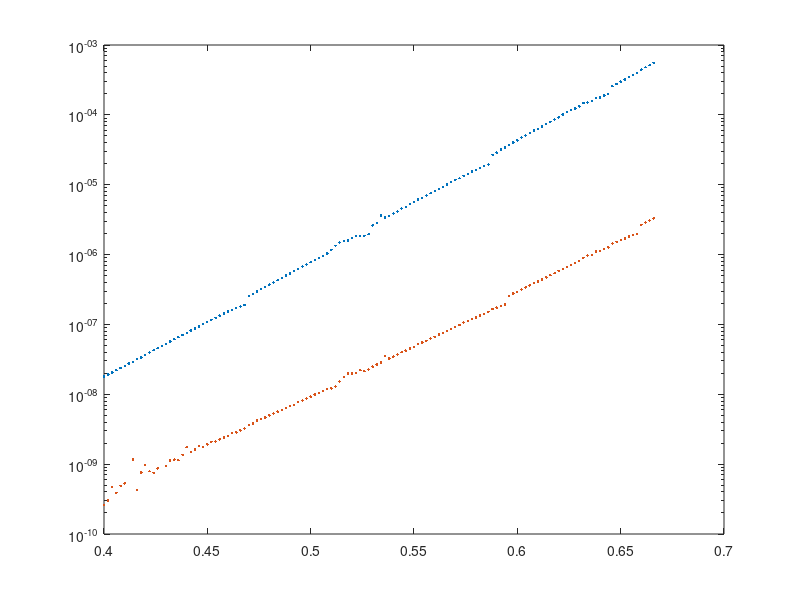

Here is the MATLAB script that generated this plot: (Note: this script raises an error after producing the figure.)
clear; close all; clf

% Colors for plots
taupe_gray = [156 151 154]./255;
bittersweet = [255 108 140]./255;
light_sea_green = [16 161 156]./255;
black = [0 0 0]./255;
white = [255 255 255]./255;

load("data/Lab3exp1.mat")

%% Experiment 1
figure(1)
% collector current and base current as a function of base voltage along 
% with appropriate theoretical fits and extracted parameter values
Ic = -Ch2Exp1Current(1:134) - Ch1Exp1Current(1:134);
Ib = Ch1Exp1Current(1:134);
V = Vexp1Ch1(1:134);

semilogy(Vexp1Ch1(1:134), Ic(1:134), '.')
hold on
semilogy(Vexp1Ch1(1:134), Ch1Exp1Current(1:134), '.')

fit1 = fit(transpose(V), transpose(Ic), 'exp1');
fit_param_cv = coeffvalues(fit1);
Is_cv = fit_param_cv(1);
Ut_cv = 1/fit_param_cv(2);

fit2 = fit(transpose(V), transpose(Ib), 'exp1');
fit2_param_cv = coeffvalues(fit2);
Is_cv2 = fit2_param_cv(1);
Ut_cv2 = 1/fit2_param_cv(2);

plot(fit1)
plot(fit2)

title("Collector and Base Current of Bipolar Transistor")
xlabel("Voltage (V)")
ylabel("Current (A)")
legend("Base Current", "Collector Current", Location='northwest')

%% 
figure(2)
% Plot the current gain, β, which is defined as the ratio of the collector
% current to the base current, as a function of the base current (you 
% should make the base-current-axis logaritmic for this plot)
current_gain = Ic./Ib;
semilogx(Ib, current_gain, 'b.')
hold on
semilogx(Ib, rb.*gm, '-')

title('TODO: Current Gain vs Base Current')
xlabel('Base Current (A)')
ylabel('Current Gain')

%% 
figure (3)
% make a log-log plot of rb versus Ib along with an appropriate 
% theoretical fit
% rb = Ut/Ib

rb = Ut_cv./Ib;
loglog(Ib(2:134), diff(V)./diff(Ib), '.')
hold on
loglog(Ib, Ut_cv./Ib, '-')

title('Incremental Resistance of Bipolar Transistor')
xlabel('Base Current (A)')
ylabel('Incremental Resistance (A)')
legend('Experimental Data', 'Theoretical Fit')

%% 
figure(4)
% Make a log-log plot of gm versus Ic along with an appropriate 
% theoretical fit.
%gm = Ic/Ut

gm = Ic./Ut_cv;
loglog(Ic(2:134), diff(Ic)./diff(V), '.')
hold on
loglog(Ic, gm, '-')

title('Incremental Resistance Gain of Bipolar Transistor')
xlabel('Collector Current (A)')
ylabel('Incremental Resistance Gain (\Omega)')
legend('Experimental Data', 'Theoretical Fit', Location='northwest')



